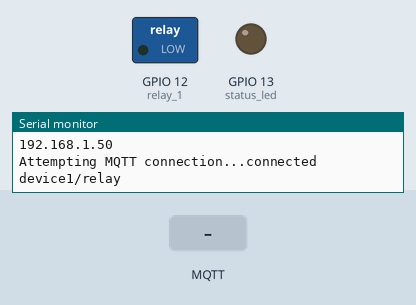
The sketch below on a simulated ESP8266 (NodeMCU). Shown: switched loads named in the sketch (green lamp = pin HIGH), output pins drawn as LEDs (lit = HIGH), the last lines printed to the serial monitor. The inputs (shaded band) are chosen by the test bench. WiFi joins after 1.5 s; servers stay silent unless stated; random numbers use the default seed unless the sketch sets one; no MQTT or app messages arrive unless stated.

Above: at 2.7 s.
2.8 s: MQTT message "true" arrives on the first subscribed topic
4.3 s: MQTT message "1" arrives on the first subscribed topic
At 5.0 s:
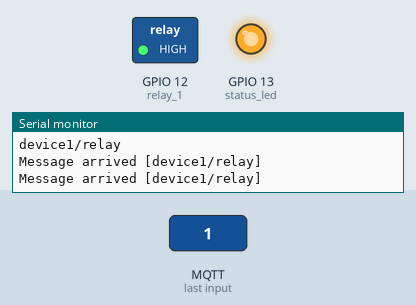
Timing chart, 0 to 7.3 s (numbered marks = the images above; inputs shaded):
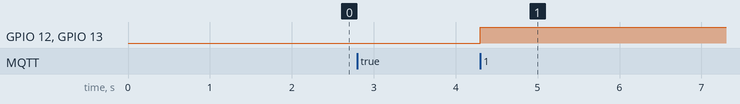

Measured:
- after the input at 4.3 s, GPIO 12 (relay_1), GPIO 13 (status_led): LOW → HIGH at once

The sketch:

sonoff-relay-v1.ino
```cpp
#include <ESP8266WiFi.h>
#include <PubSubClient.h>
#include <ArduinoJson.h>

#include "constantes.h"
#include "objetos.h"

WiFiClient espClient;
PubSubClient client(espClient);

Relay relay1(relay_1);
Led led(status_led);

void setup_wifi()
{

  delay(10);
  // We start by connecting to a WiFi network
  Serial.println();
  Serial.print("Connecting to ");
  Serial.println(SSID_WIFI);

  WiFi.mode(WIFI_STA);
  WiFi.begin(SSID_WIFI, PASSWORD);

  while (WiFi.status() != WL_CONNECTED)
  {
    delay(500);
    Serial.print(".");
  }

  randomSeed(micros());

  Serial.println("");
  Serial.println("WiFi connected");
  Serial.println("IP address: ");
  Serial.println(WiFi.localIP());
}

void reconnect()
{
  while (!client.connected())
  {
    Serial.print("Attempting MQTT connection...");
    // Cria uma ID
    String clientId = "device1/relay";
    clientId += String(random(0xffff), HEX);

    if (client.connect(clientId.c_str()))
    {
      Serial.println("connected");
      // Colhe informações
      Serial.println(sub1);
      client.subscribe(sub1);
    }
    else
    {
      Serial.print("failed, rc=");
      Serial.print(client.state());
      Serial.println(" try again in 5 seconds");
      delay(5000);
    }
  }
}

void callback(char *topic, byte *payload, unsigned int length)
{
  Serial.print("Message arrived [");
  Serial.print(topic);
  Serial.print("] ");

  if (strstr(topic, sub1))
  {
    String topic_str = String(topic);
    String payload_str;

    for (int i = 0; i < length; i++) {
      char c = (char)payload[i];
      payload_str += c;
    }
    Serial.println();
    output_relay(topic_str, payload_str);
  }
}

void output_relay(String topic_in , String payload_in)
{
  // Relay1
  if (topic_in == sub1)  {
    if(payload_in == "true") {
      relay1.on();
      led.on();
      state_relay1 = "RELAY_ON";
    }
    else {
      relay1.off();
      led.off();
      state_relay1 = "RELAY_OFF";
    }
  }
}

void serialize_update()
{

  StaticJsonDocument<512> doc_send;

  doc_send["name_mcu"] = "Vanderlei";

  JsonArray sensors = doc_send.createNestedArray("sensors");

  JsonObject sensors_0 = sensors.createNestedObject();
  sensors_0["name"] = "Relay1";
  sensors_0["state"] = state_relay1;

  serializeJson(doc_send, json_to_send);
}

void setup()
{
  pinMode(relay_1, OUTPUT);
  pinMode(status_led, OUTPUT);

  relay1.off();

  Serial.begin(115200);
  setup_wifi();
  client.setServer(mqtt_server, porta);
  client.setCallback(callback);
}

void loop()
{
  if (!client.connected())
  {
    reconnect();
  }
  client.loop();

  unsigned long now = millis();
  if (now - lastMsg > 2000)
  {
    serialize_update();
    client.publish("outTopic3", json_to_send);
  }
}
```

constantes.h
```cpp
/* defines - wi-fi */
#define SSID_WIFI "IPQ"
#define PASSWORD "inovacao"
#define INTERVALO_DE_ENVIO 1000
#define SERVER_IP "192.168.101.65:3000"
const char* mqtt_server = "192.168.101.28";
const int porta = 1883;

#define sub1 "device1/relay"

/* Variáveis de api e wi-fi */
unsigned long last_connection_time;

/* Variáveis de interface e controle */
const int relay_1 = 12;
const int status_led = 13;

/* Controle de estados e Json */
char json_to_send[256];
String state_relay1;
String MY_IP_ADDR, MY_MAC_ADDR;

#define MSG_BUFFER_SIZE (50)
unsigned long lastMsg = 0;
char msg[MSG_BUFFER_SIZE];
int value = 0;
```

objetos.h
```cpp
class Relay {
  private:
    byte pin;
  public:
    Relay(byte pin) {
      // Use 'this->' to make the difference between the
      // 'pin' attribute of the class and the
      // local variable 'pin' created from the parameter.
      this->pin = pin;
      init();
    }
    void init() {
      pinMode(pin, OUTPUT);
      // Always try to avoid duplicate code.
      // Instead of writing digitalWrite(pin, LOW) here,
      // call the function off() which already does that
      off();
    }
    void on() {
      digitalWrite(pin, LOW);
    }
    void off() {
      digitalWrite(pin, HIGH);
    }
}; // don't forget the semicolon at the end of the class


class Led {
  private:
    byte pin;
  public:
    Led(byte pin) {
      // Use 'this->' to make the difference between the
      // 'pin' attribute of the class and the
      // local variable 'pin' created from the parameter.
      this->pin = pin;
      init();
    }
    void init() {
      pinMode(pin, OUTPUT);
      // Always try to avoid duplicate code.
      // Instead of writing digitalWrite(pin, LOW) here,
      // call the function off() which already does that
      off();
    }
    void on() {
      digitalWrite(pin, LOW);
    }
    void off() {
      digitalWrite(pin, HIGH);
    }
}; // don't forget the semicolon at the end of the class
```
